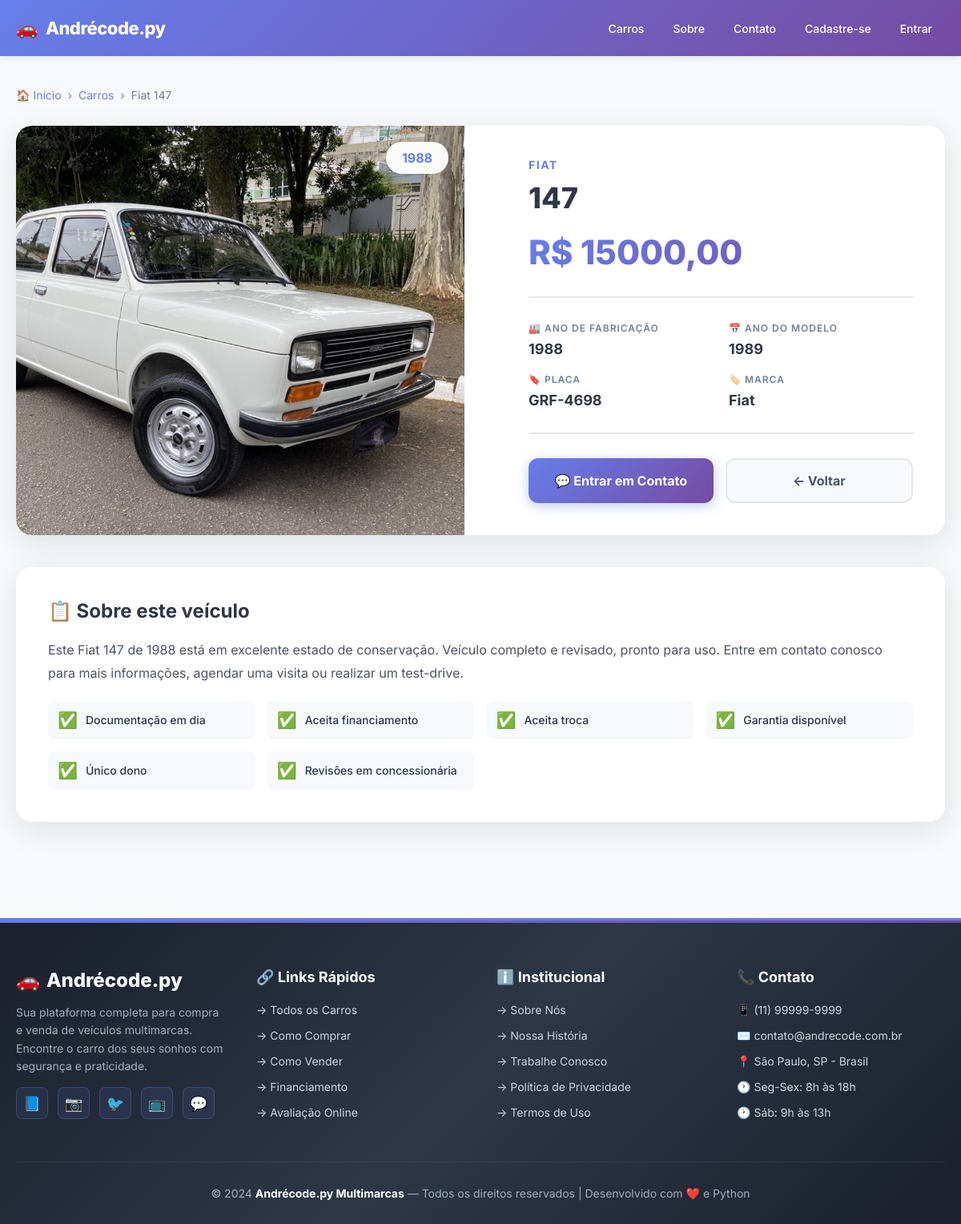
Before: /car/13/ with the older database file.
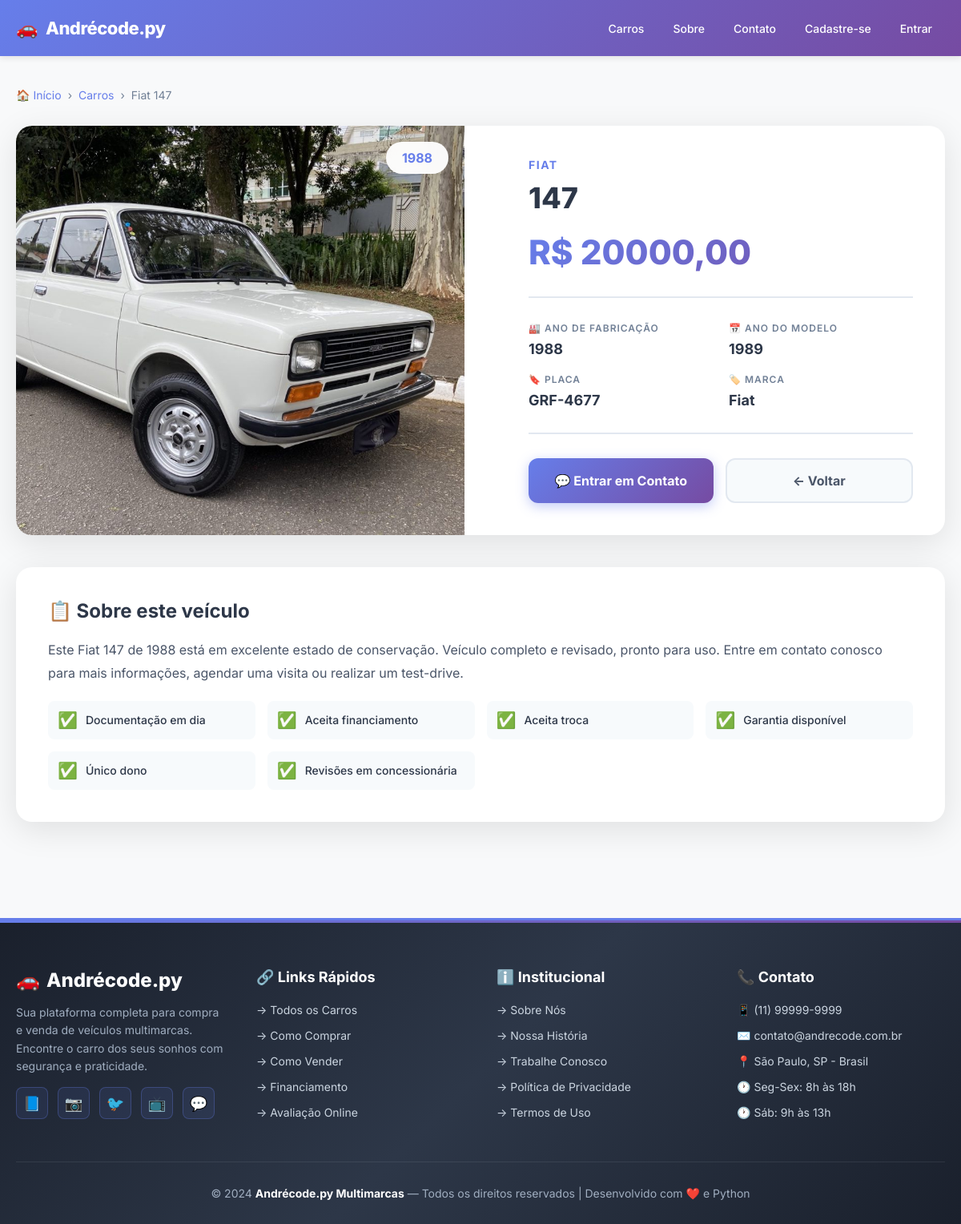
After: the same page with the newer database file.
### cars/models.py (models this page shows, shortened)
class Car(models.Model):
    id = models.AutoField(primary_key=True)
    model = models.CharField(max_length=200)
    brand = models.ForeignKey(Brand, on_delete=models.PROTECT, related_name='cars_brand')
    factory_year = models.IntegerField(blank=True, null=True)
    model_year = models.IntegerField(blank=True, null=True)
    plate = models.CharField(max_length=10, blank=True, null=True)
    value = models.FloatField(blank=True, null=True)
    photo = models.ImageField(upload_to='cars/', blank=True, null=True)

class Brand(models.Model):
    name = models.CharField(max_length=200)
    def __str__(self):
        return self.name

### cars/views.py (the view)
# urls.py: path('car/<int:pk>/', car_detail_view, name='car_detail'),
def car_detail_view(request, pk):
    car = get_object_or_404(Car, pk=pk)
    return render(request, 'car_detail.html', {'car': car})

### cars/templates/car_detail.html (shortened to what this page needs)
{% extends "base.html" %}
{% block content %}
<div class="detail-container">
    <div class="breadcrumb">
        <a href="{% url 'cars_list' %}">🏠 Início</a>
        <span>›</span>
        <a href="{% url 'cars_list' %}">Carros</a>
        <span>›</span>
        <span>{{ car.brand }} {{ car.model }}</span>
    </div>
    <div class="detail-grid">
        <div class="image-section">
            {% if car.photo %}
            <img src="{{ car.photo.url }}" alt="{{ car.brand }} {{ car.model }} {{ car.factory_year }}"
                class="car-image">
            {% else %}
            <div style="text-align: center; color: #cbd5e0;">
                <div style="font-size: 64px; margin-bottom: 10px;">🚗</div>
                <p>Imagem não disponível</p>
            </div>
            {% endif %}
            <div class="year-badge">{{ car.factory_year }}</div>
        </div>
        <div class="info-section">
            <div class="car-brand-label">{{ car.brand }}</div>
            <h1 class="car-title">{{ car.model }}</h1>
            <div class="car-price">R$ {{ car.value|floatformat:2 }}</div>
            <div class="specs-grid">
                <div class="spec-item">
                    <span class="spec-label">🏭 Ano de Fabricação</span>
                    <span class="spec-value">{{ car.factory_year|default:"N/D" }}</span>
                </div>
                <div class="spec-item">
                    <span class="spec-label">📅 Ano do Modelo</span>
                    <span class="spec-value">{{ car.model_year|default:"N/D" }}</span>
                </div>
                <div class="spec-item">
                    <span class="spec-label">🔖 Placa</span>
                    <span class="spec-value">{{ car.plate|default:"N/D" }}</span>
                </div>
                <div class="spec-item">
                    <span class="spec-label">🏷️ Marca</span>
                    <span class="spec-value">{{ car.brand }}</span>
                </div>
            </div>
            <div class="action-buttons">
                {% if not user.is_authenticated %}
                <a href="#" class="btn btn-primary">
                    💬 Entrar em Contato
                </a>
                {% endif %}
                <a href="{% url 'cars_list' %}" class="btn btn-secondary">
                    ← Voltar
                </a>
            </div>
        </div>
    </div>
    <div class="description-section">
        <h2 class="description-title">
            📋 Sobre este veículo
        </h2>
        <p class="description-text">
            Este {{ car.brand }} {{ car.model }} de {{ car.factory_year }} está em excelente estado de conservação.
            Veículo completo e revisado, pronto para uso. Entre em contato conosco para mais informações,
            agendar uma visita ou realizar um test-drive.
        </p>
        <div class="features-list">
            <div class="feature-item">
                <span class="feature-icon">✅</span>
                <span>Documentação em dia</span>
            </div>
            <div class="feature-item">
                <span class="feature-icon">✅</span>
                <span>Aceita financiamento</span>
            </div>
            <div class="feature-item">
                <span class="feature-icon">✅</span>
                <span>Aceita troca</span>
            </div>
            <div class="feature-item">
                <span class="feature-icon">✅</span>
                <span>Garantia disponível</span>
            </div>
            <div class="feature-item">
                <span class="feature-icon">✅</span>
                <span>Único dono</span>
            </div>
            <div class="feature-item">
                <span class="feature-icon">✅</span>
                <span>Revisões em concessionária</span>
            </div>
        </div>
    </div>
</div>
{% endblock %}

Changed rows visible on the page:
changed Car "Fiat": value "15000,00" → "20000,00"; plate "GRF-4698" → "GRF-4677"
